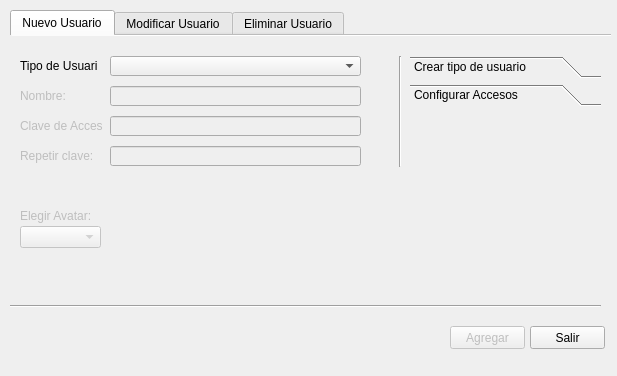
<?xml version="1.0" encoding="UTF-8"?>
<ui version="4.0">
 <class>P_ABMusu</class>
 <widget class="QFrame" name="P_ABMusu">
  <property name="geometry">
   <rect>
    <x>0</x>
    <y>0</y>
    <width>617</width>
    <height>376</height>
   </rect>
  </property>
  <property name="windowTitle">
   <string>Frame</string>
  </property>
  <widget class="QTabWidget" name="tabWidget">
   <property name="geometry">
    <rect>
     <x>10</x>
     <y>10</y>
     <width>601</width>
     <height>361</height>
    </rect>
   </property>
   <property name="cursor">
    <cursorShape>ArrowCursor</cursorShape>
   </property>
   <property name="mouseTracking">
    <bool>false</bool>
   </property>
   <property name="tabPosition">
    <enum>QTabWidget::North</enum>
   </property>
   <property name="tabShape">
    <enum>QTabWidget::Rounded</enum>
   </property>
   <property name="currentIndex">
    <number>0</number>
   </property>
   <property name="iconSize">
    <size>
     <width>24</width>
     <height>24</height>
    </size>
   </property>
   <property name="elideMode">
    <enum>Qt::ElideMiddle</enum>
   </property>
   <property name="usesScrollButtons">
    <bool>true</bool>
   </property>
   <property name="documentMode">
    <bool>true</bool>
   </property>
   <property name="tabsClosable">
    <bool>false</bool>
   </property>
   <property name="movable">
    <bool>false</bool>
   </property>
   <property name="tabBarAutoHide">
    <bool>false</bool>
   </property>
   <widget class="QWidget" name="n_usu">
    <attribute name="icon">
     <iconset>
      <normaloff>image/usuarios/n_usu.png</normaloff>image/usuarios/n_usu.png</iconset>
    </attribute>
    <attribute name="title">
     <string>Nuevo Usuario</string>
    </attribute>
    <attribute name="whatsThis">
     <string>Panel de creación de usuarios</string>
    </attribute>
    <widget class="QLineEdit" name="lineEdit_3">
     <property name="enabled">
      <bool>false</bool>
     </property>
     <property name="geometry">
      <rect>
       <x>100</x>
       <y>110</y>
       <width>251</width>
       <height>20</height>
      </rect>
     </property>
     <property name="echoMode">
      <enum>QLineEdit::Password</enum>
     </property>
    </widget>
    <widget class="QLineEdit" name="lineEdit">
     <property name="enabled">
      <bool>false</bool>
     </property>
     <property name="geometry">
      <rect>
       <x>100</x>
       <y>50</y>
       <width>251</width>
       <height>20</height>
      </rect>
     </property>
    </widget>
    <widget class="QLabel" name="label">
     <property name="geometry">
      <rect>
       <x>10</x>
       <y>20</y>
       <width>78</width>
       <height>20</height>
      </rect>
     </property>
     <property name="text">
      <string>Tipo de Usuario:</string>
     </property>
    </widget>
    <widget class="QLabel" name="label_3">
     <property name="enabled">
      <bool>false</bool>
     </property>
     <property name="geometry">
      <rect>
       <x>10</x>
       <y>80</y>
       <width>83</width>
       <height>20</height>
      </rect>
     </property>
     <property name="text">
      <string>Clave de Acceso:</string>
     </property>
    </widget>
    <widget class="QLabel" name="label_4">
     <property name="enabled">
      <bool>false</bool>
     </property>
     <property name="geometry">
      <rect>
       <x>10</x>
       <y>110</y>
       <width>81</width>
       <height>20</height>
      </rect>
     </property>
     <property name="text">
      <string>Repetir clave:</string>
     </property>
    </widget>
    <widget class="QComboBox" name="comboBox">
     <property name="geometry">
      <rect>
       <x>100</x>
       <y>20</y>
       <width>251</width>
       <height>20</height>
      </rect>
     </property>
     <property name="cursor">
      <cursorShape>PointingHandCursor</cursorShape>
     </property>
    </widget>
    <widget class="QLineEdit" name="lineEdit_2">
     <property name="enabled">
      <bool>false</bool>
     </property>
     <property name="geometry">
      <rect>
       <x>100</x>
       <y>80</y>
       <width>251</width>
       <height>20</height>
      </rect>
     </property>
     <property name="echoMode">
      <enum>QLineEdit::Password</enum>
     </property>
    </widget>
    <widget class="QLabel" name="label_2">
     <property name="enabled">
      <bool>false</bool>
     </property>
     <property name="geometry">
      <rect>
       <x>10</x>
       <y>50</y>
       <width>81</width>
       <height>20</height>
      </rect>
     </property>
     <property name="text">
      <string>Nombre:</string>
     </property>
    </widget>
    <widget class="QLabel" name="label_5">
     <property name="geometry">
      <rect>
       <x>360</x>
       <y>20</y>
       <width>21</width>
       <height>20</height>
      </rect>
     </property>
     <property name="text">
      <string/>
     </property>
     <property name="pixmap">
      <pixmap>image/icon/idea.png</pixmap>
     </property>
     <property name="scaledContents">
      <bool>true</bool>
     </property>
    </widget>
    <widget class="QLabel" name="label_6">
     <property name="enabled">
      <bool>false</bool>
     </property>
     <property name="geometry">
      <rect>
       <x>360</x>
       <y>50</y>
       <width>21</width>
       <height>20</height>
      </rect>
     </property>
     <property name="text">
      <string/>
     </property>
     <property name="pixmap">
      <pixmap>image/icon/idea2.png</pixmap>
     </property>
     <property name="scaledContents">
      <bool>true</bool>
     </property>
    </widget>
    <widget class="QLabel" name="label_7">
     <property name="enabled">
      <bool>false</bool>
     </property>
     <property name="geometry">
      <rect>
       <x>360</x>
       <y>80</y>
       <width>21</width>
       <height>20</height>
      </rect>
     </property>
     <property name="text">
      <string/>
     </property>
     <property name="pixmap">
      <pixmap>image/icon/idea3.png</pixmap>
     </property>
     <property name="scaledContents">
      <bool>true</bool>
     </property>
    </widget>
    <widget class="QLabel" name="label_8">
     <property name="enabled">
      <bool>false</bool>
     </property>
     <property name="geometry">
      <rect>
       <x>360</x>
       <y>110</y>
       <width>21</width>
       <height>20</height>
      </rect>
     </property>
     <property name="text">
      <string/>
     </property>
     <property name="pixmap">
      <pixmap>image/icon/idea4.png</pixmap>
     </property>
     <property name="scaledContents">
      <bool>true</bool>
     </property>
    </widget>
    <widget class="QLabel" name="label_10">
     <property name="enabled">
      <bool>false</bool>
     </property>
     <property name="geometry">
      <rect>
       <x>10</x>
       <y>170</y>
       <width>81</width>
       <height>20</height>
      </rect>
     </property>
     <property name="text">
      <string>Elegir Avatar:</string>
     </property>
    </widget>
    <widget class="QLabel" name="label_avatar">
     <property name="enabled">
      <bool>false</bool>
     </property>
     <property name="geometry">
      <rect>
       <x>100</x>
       <y>170</y>
       <width>91</width>
       <height>91</height>
      </rect>
     </property>
     <property name="text">
      <string/>
     </property>
     <property name="pixmap">
      <pixmap>image/usuarios/usu5.png</pixmap>
     </property>
     <property name="scaledContents">
      <bool>true</bool>
     </property>
    </widget>
    <widget class="QComboBox" name="comboBox_2">
     <property name="enabled">
      <bool>false</bool>
     </property>
     <property name="geometry">
      <rect>
       <x>10</x>
       <y>190</y>
       <width>81</width>
       <height>22</height>
      </rect>
     </property>
     <property name="cursor">
      <cursorShape>PointingHandCursor</cursorShape>
     </property>
     <property name="currentText">
      <string/>
     </property>
     <property name="currentIndex">
      <number>-1</number>
     </property>
    </widget>
    <widget class="QPushButton" name="pushButton_3">
     <property name="geometry">
      <rect>
       <x>520</x>
       <y>290</y>
       <width>75</width>
       <height>23</height>
      </rect>
     </property>
     <property name="text">
      <string>Salir</string>
     </property>
    </widget>
    <widget class="QPushButton" name="pushButton_4">
     <property name="enabled">
      <bool>false</bool>
     </property>
     <property name="geometry">
      <rect>
       <x>440</x>
       <y>290</y>
       <width>75</width>
       <height>23</height>
      </rect>
     </property>
     <property name="text">
      <string>Agregar</string>
     </property>
    </widget>
    <widget class="Line" name="line">
     <property name="geometry">
      <rect>
       <x>380</x>
       <y>20</y>
       <width>20</width>
       <height>111</height>
      </rect>
     </property>
     <property name="orientation">
      <enum>Qt::Vertical</enum>
     </property>
    </widget>
    <widget class="Line" name="line_2">
     <property name="geometry">
      <rect>
       <x>0</x>
       <y>260</y>
       <width>591</width>
       <height>20</height>
      </rect>
     </property>
     <property name="orientation">
      <enum>Qt::Horizontal</enum>
     </property>
    </widget>
    <widget class="QToolBox" name="toolBox">
     <property name="enabled">
      <bool>true</bool>
     </property>
     <property name="geometry">
      <rect>
       <x>400</x>
       <y>20</y>
       <width>191</width>
       <height>241</height>
      </rect>
     </property>
     <property name="cursor">
      <cursorShape>PointingHandCursor</cursorShape>
     </property>
     <property name="currentIndex">
      <number>1</number>
     </property>
     <widget class="QWidget" name="page">
      <property name="geometry">
       <rect>
        <x>0</x>
        <y>0</y>
        <width>191</width>
        <height>181</height>
       </rect>
      </property>
      <attribute name="icon">
       <iconset>
        <normaloff>image/usuarios/usu17.png</normaloff>image/usuarios/usu17.png</iconset>
      </attribute>
      <attribute name="label">
       <string>Crear tipo de usuario</string>
      </attribute>
      <widget class="QWidget" name="verticalLayoutWidget">
       <property name="geometry">
        <rect>
         <x>10</x>
         <y>0</y>
         <width>171</width>
         <height>41</height>
        </rect>
       </property>
       <layout class="QVBoxLayout" name="verticalLayout">
        <item>
         <widget class="QLabel" name="label_9">
          <property name="text">
           <string>Tipo de Usuario:</string>
          </property>
         </widget>
        </item>
        <item>
         <widget class="QLineEdit" name="lineEdit_4"/>
        </item>
       </layout>
      </widget>
      <widget class="QPushButton" name="pushButton_2">
       <property name="geometry">
        <rect>
         <x>50</x>
         <y>50</y>
         <width>61</width>
         <height>23</height>
        </rect>
       </property>
       <property name="text">
        <string>Crear</string>
       </property>
      </widget>
      <widget class="QPushButton" name="pushButton">
       <property name="geometry">
        <rect>
         <x>120</x>
         <y>50</y>
         <width>61</width>
         <height>23</height>
        </rect>
       </property>
       <property name="text">
        <string>Borrar</string>
       </property>
      </widget>
     </widget>
     <widget class="QWidget" name="page_2">
      <property name="enabled">
       <bool>false</bool>
      </property>
      <property name="geometry">
       <rect>
        <x>0</x>
        <y>0</y>
        <width>191</width>
        <height>181</height>
       </rect>
      </property>
      <attribute name="icon">
       <iconset>
        <normaloff>image/icon/Pedidos.ico</normaloff>image/icon/Pedidos.ico</iconset>
      </attribute>
      <attribute name="label">
       <string>Configurar Accesos</string>
      </attribute>
     </widget>
    </widget>
   </widget>
   <widget class="QWidget" name="m_usu">
    <attribute name="icon">
     <iconset>
      <normaloff>image/usuarios/m_usu.png</normaloff>image/usuarios/m_usu.png</iconset>
    </attribute>
    <attribute name="title">
     <string>Modificar Usuario</string>
    </attribute>
    <attribute name="whatsThis">
     <string>Panel de modificación de usuarios</string>
    </attribute>
    <widget class="QLabel" name="label_11">
     <property name="geometry">
      <rect>
       <x>10</x>
       <y>20</y>
       <width>81</width>
       <height>20</height>
      </rect>
     </property>
     <property name="text">
      <string>Tipo de Usuario:</string>
     </property>
    </widget>
    <widget class="QComboBox" name="comboBox_3">
     <property name="geometry">
      <rect>
       <x>100</x>
       <y>20</y>
       <width>221</width>
       <height>20</height>
      </rect>
     </property>
     <property name="cursor">
      <cursorShape>PointingHandCursor</cursorShape>
     </property>
    </widget>
    <widget class="QLineEdit" name="lineEdit_6">
     <property name="enabled">
      <bool>false</bool>
     </property>
     <property name="geometry">
      <rect>
       <x>100</x>
       <y>110</y>
       <width>221</width>
       <height>20</height>
      </rect>
     </property>
     <property name="echoMode">
      <enum>QLineEdit::Password</enum>
     </property>
    </widget>
    <widget class="QLabel" name="label_12">
     <property name="enabled">
      <bool>false</bool>
     </property>
     <property name="geometry">
      <rect>
       <x>330</x>
       <y>140</y>
       <width>21</width>
       <height>20</height>
      </rect>
     </property>
     <property name="text">
      <string/>
     </property>
     <property name="pixmap">
      <pixmap>image/icon/idea4.png</pixmap>
     </property>
     <property name="scaledContents">
      <bool>true</bool>
     </property>
    </widget>
    <widget class="QLineEdit" name="lineEdit_7">
     <property name="enabled">
      <bool>false</bool>
     </property>
     <property name="geometry">
      <rect>
       <x>100</x>
       <y>140</y>
       <width>221</width>
       <height>20</height>
      </rect>
     </property>
     <property name="echoMode">
      <enum>QLineEdit::Password</enum>
     </property>
    </widget>
    <widget class="QComboBox" name="comboBox_4">
     <property name="enabled">
      <bool>false</bool>
     </property>
     <property name="geometry">
      <rect>
       <x>10</x>
       <y>190</y>
       <width>81</width>
       <height>22</height>
      </rect>
     </property>
     <property name="cursor">
      <cursorShape>PointingHandCursor</cursorShape>
     </property>
     <property name="currentText">
      <string/>
     </property>
     <property name="currentIndex">
      <number>-1</number>
     </property>
    </widget>
    <widget class="QLabel" name="label_avatar_2">
     <property name="enabled">
      <bool>false</bool>
     </property>
     <property name="geometry">
      <rect>
       <x>100</x>
       <y>170</y>
       <width>91</width>
       <height>91</height>
      </rect>
     </property>
     <property name="text">
      <string/>
     </property>
     <property name="pixmap">
      <pixmap>image/usuarios/usu5.png</pixmap>
     </property>
     <property name="scaledContents">
      <bool>true</bool>
     </property>
    </widget>
    <widget class="QLabel" name="label_14">
     <property name="enabled">
      <bool>false</bool>
     </property>
     <property name="geometry">
      <rect>
       <x>330</x>
       <y>110</y>
       <width>21</width>
       <height>20</height>
      </rect>
     </property>
     <property name="text">
      <string/>
     </property>
     <property name="pixmap">
      <pixmap>image/icon/idea3.png</pixmap>
     </property>
     <property name="scaledContents">
      <bool>true</bool>
     </property>
    </widget>
    <widget class="QLabel" name="label_15">
     <property name="enabled">
      <bool>false</bool>
     </property>
     <property name="geometry">
      <rect>
       <x>10</x>
       <y>110</y>
       <width>83</width>
       <height>20</height>
      </rect>
     </property>
     <property name="text">
      <string>Clave nueva:</string>
     </property>
    </widget>
    <widget class="QLabel" name="label_17">
     <property name="enabled">
      <bool>false</bool>
     </property>
     <property name="geometry">
      <rect>
       <x>10</x>
       <y>170</y>
       <width>81</width>
       <height>20</height>
      </rect>
     </property>
     <property name="text">
      <string>Elegir Avatar:</string>
     </property>
    </widget>
    <widget class="QLabel" name="label_18">
     <property name="enabled">
      <bool>false</bool>
     </property>
     <property name="geometry">
      <rect>
       <x>10</x>
       <y>140</y>
       <width>81</width>
       <height>20</height>
      </rect>
     </property>
     <property name="text">
      <string>Repetir clave:</string>
     </property>
    </widget>
    <widget class="QLabel" name="label_19">
     <property name="enabled">
      <bool>false</bool>
     </property>
     <property name="geometry">
      <rect>
       <x>10</x>
       <y>50</y>
       <width>81</width>
       <height>20</height>
      </rect>
     </property>
     <property name="text">
      <string>Nombre:</string>
     </property>
    </widget>
    <widget class="QPushButton" name="pushButton_5">
     <property name="enabled">
      <bool>false</bool>
     </property>
     <property name="geometry">
      <rect>
       <x>440</x>
       <y>290</y>
       <width>75</width>
       <height>23</height>
      </rect>
     </property>
     <property name="text">
      <string>Guardar</string>
     </property>
    </widget>
    <widget class="QPushButton" name="pushButton_6">
     <property name="geometry">
      <rect>
       <x>520</x>
       <y>290</y>
       <width>75</width>
       <height>23</height>
      </rect>
     </property>
     <property name="text">
      <string>Salir</string>
     </property>
    </widget>
    <widget class="Line" name="line_3">
     <property name="geometry">
      <rect>
       <x>0</x>
       <y>260</y>
       <width>591</width>
       <height>20</height>
      </rect>
     </property>
     <property name="orientation">
      <enum>Qt::Horizontal</enum>
     </property>
    </widget>
    <widget class="QComboBox" name="comboBox_7">
     <property name="enabled">
      <bool>false</bool>
     </property>
     <property name="geometry">
      <rect>
       <x>100</x>
       <y>50</y>
       <width>221</width>
       <height>20</height>
      </rect>
     </property>
     <property name="cursor">
      <cursorShape>PointingHandCursor</cursorShape>
     </property>
    </widget>
    <widget class="QLineEdit" name="lineEdit_8">
     <property name="enabled">
      <bool>false</bool>
     </property>
     <property name="geometry">
      <rect>
       <x>100</x>
       <y>80</y>
       <width>221</width>
       <height>20</height>
      </rect>
     </property>
     <property name="echoMode">
      <enum>QLineEdit::Password</enum>
     </property>
    </widget>
    <widget class="QLabel" name="label_20">
     <property name="enabled">
      <bool>false</bool>
     </property>
     <property name="geometry">
      <rect>
       <x>10</x>
       <y>80</y>
       <width>83</width>
       <height>20</height>
      </rect>
     </property>
     <property name="text">
      <string>Clave vieja:</string>
     </property>
    </widget>
    <widget class="QLabel" name="label_24">
     <property name="enabled">
      <bool>false</bool>
     </property>
     <property name="geometry">
      <rect>
       <x>330</x>
       <y>80</y>
       <width>21</width>
       <height>20</height>
      </rect>
     </property>
     <property name="text">
      <string/>
     </property>
     <property name="pixmap">
      <pixmap>image/icon/idea3.png</pixmap>
     </property>
     <property name="scaledContents">
      <bool>true</bool>
     </property>
    </widget>
    <widget class="QLineEdit" name="lineEdit_5">
     <property name="enabled">
      <bool>false</bool>
     </property>
     <property name="geometry">
      <rect>
       <x>390</x>
       <y>50</y>
       <width>201</width>
       <height>20</height>
      </rect>
     </property>
     <property name="placeholderText">
      <string>Nuevo nombre</string>
     </property>
    </widget>
    <widget class="QPushButton" name="pushButton_9">
     <property name="enabled">
      <bool>false</bool>
     </property>
     <property name="geometry">
      <rect>
       <x>330</x>
       <y>50</y>
       <width>51</width>
       <height>23</height>
      </rect>
     </property>
     <property name="text">
      <string>&lt;&lt;</string>
     </property>
    </widget>
    <widget class="QPushButton" name="pushButton_10">
     <property name="enabled">
      <bool>false</bool>
     </property>
     <property name="geometry">
      <rect>
       <x>330</x>
       <y>20</y>
       <width>51</width>
       <height>23</height>
      </rect>
     </property>
     <property name="text">
      <string>&lt;&lt;</string>
     </property>
    </widget>
    <widget class="QComboBox" name="comboBox_9">
     <property name="geometry">
      <rect>
       <x>390</x>
       <y>20</y>
       <width>201</width>
       <height>20</height>
      </rect>
     </property>
     <property name="cursor">
      <cursorShape>PointingHandCursor</cursorShape>
     </property>
    </widget>
   </widget>
   <widget class="QWidget" name="tab">
    <attribute name="icon">
     <iconset>
      <normaloff>image/usuarios/e_usu.png</normaloff>image/usuarios/e_usu.png</iconset>
    </attribute>
    <attribute name="title">
     <string>Eliminar Usuario</string>
    </attribute>
    <attribute name="whatsThis">
     <string>Panel para eliminar un usuario existente</string>
    </attribute>
    <widget class="Line" name="line_4">
     <property name="geometry">
      <rect>
       <x>0</x>
       <y>260</y>
       <width>591</width>
       <height>20</height>
      </rect>
     </property>
     <property name="orientation">
      <enum>Qt::Horizontal</enum>
     </property>
    </widget>
    <widget class="QLabel" name="label_23">
     <property name="enabled">
      <bool>false</bool>
     </property>
     <property name="geometry">
      <rect>
       <x>10</x>
       <y>50</y>
       <width>41</width>
       <height>20</height>
      </rect>
     </property>
     <property name="text">
      <string>Nombre:</string>
     </property>
    </widget>
    <widget class="QLabel" name="label_avatar_3">
     <property name="enabled">
      <bool>false</bool>
     </property>
     <property name="geometry">
      <rect>
       <x>100</x>
       <y>170</y>
       <width>91</width>
       <height>91</height>
      </rect>
     </property>
     <property name="text">
      <string/>
     </property>
     <property name="pixmap">
      <pixmap>image/usuarios/usu5.png</pixmap>
     </property>
     <property name="scaledContents">
      <bool>true</bool>
     </property>
    </widget>
    <widget class="QLabel" name="label_26">
     <property name="enabled">
      <bool>false</bool>
     </property>
     <property name="geometry">
      <rect>
       <x>10</x>
       <y>170</y>
       <width>81</width>
       <height>20</height>
      </rect>
     </property>
     <property name="text">
      <string>Elegir Avatar:</string>
     </property>
    </widget>
    <widget class="QLabel" name="label_21">
     <property name="geometry">
      <rect>
       <x>360</x>
       <y>20</y>
       <width>21</width>
       <height>20</height>
      </rect>
     </property>
     <property name="text">
      <string/>
     </property>
     <property name="pixmap">
      <pixmap>image/icon/idea.png</pixmap>
     </property>
     <property name="scaledContents">
      <bool>true</bool>
     </property>
    </widget>
    <widget class="QPushButton" name="pushButton_7">
     <property name="geometry">
      <rect>
       <x>520</x>
       <y>290</y>
       <width>75</width>
       <height>23</height>
      </rect>
     </property>
     <property name="text">
      <string>Salir</string>
     </property>
    </widget>
    <widget class="QComboBox" name="comboBox_6">
     <property name="geometry">
      <rect>
       <x>100</x>
       <y>20</y>
       <width>251</width>
       <height>20</height>
      </rect>
     </property>
     <property name="cursor">
      <cursorShape>PointingHandCursor</cursorShape>
     </property>
    </widget>
    <widget class="QComboBox" name="comboBox_5">
     <property name="enabled">
      <bool>false</bool>
     </property>
     <property name="geometry">
      <rect>
       <x>10</x>
       <y>190</y>
       <width>81</width>
       <height>22</height>
      </rect>
     </property>
     <property name="cursor">
      <cursorShape>PointingHandCursor</cursorShape>
     </property>
     <property name="currentText">
      <string/>
     </property>
     <property name="currentIndex">
      <number>-1</number>
     </property>
    </widget>
    <widget class="QPushButton" name="pushButton_8">
     <property name="enabled">
      <bool>false</bool>
     </property>
     <property name="geometry">
      <rect>
       <x>440</x>
       <y>290</y>
       <width>75</width>
       <height>23</height>
      </rect>
     </property>
     <property name="text">
      <string>Eliminar</string>
     </property>
    </widget>
    <widget class="QLabel" name="label_27">
     <property name="enabled">
      <bool>false</bool>
     </property>
     <property name="geometry">
      <rect>
       <x>360</x>
       <y>50</y>
       <width>21</width>
       <height>20</height>
      </rect>
     </property>
     <property name="text">
      <string/>
     </property>
     <property name="pixmap">
      <pixmap>image/icon/idea2.png</pixmap>
     </property>
     <property name="scaledContents">
      <bool>true</bool>
     </property>
    </widget>
    <widget class="QLabel" name="label_22">
     <property name="geometry">
      <rect>
       <x>10</x>
       <y>20</y>
       <width>78</width>
       <height>20</height>
      </rect>
     </property>
     <property name="text">
      <string>Tipo de Usuario:</string>
     </property>
    </widget>
    <widget class="QComboBox" name="comboBox_8">
     <property name="enabled">
      <bool>false</bool>
     </property>
     <property name="geometry">
      <rect>
       <x>100</x>
       <y>50</y>
       <width>251</width>
       <height>20</height>
      </rect>
     </property>
     <property name="cursor">
      <cursorShape>PointingHandCursor</cursorShape>
     </property>
    </widget>
   </widget>
  </widget>
 </widget>
 <resources/>
 <connections/>
</ui>
